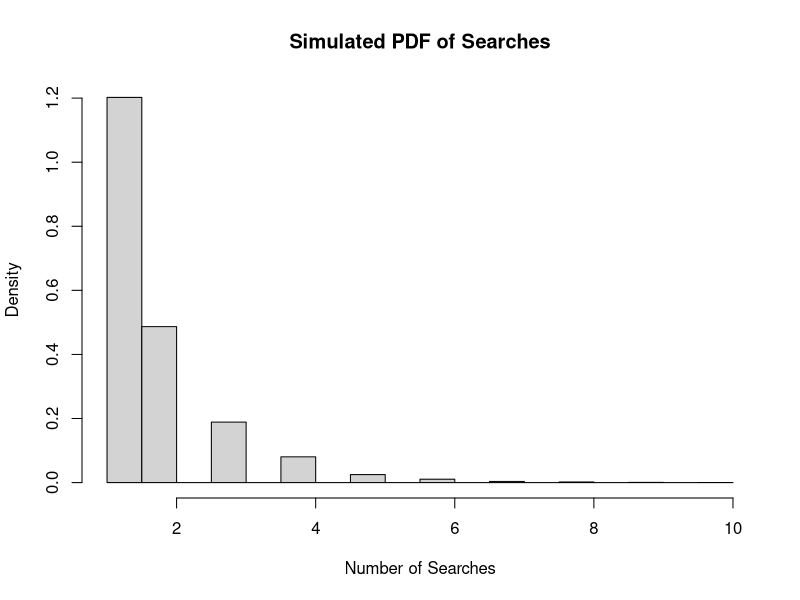
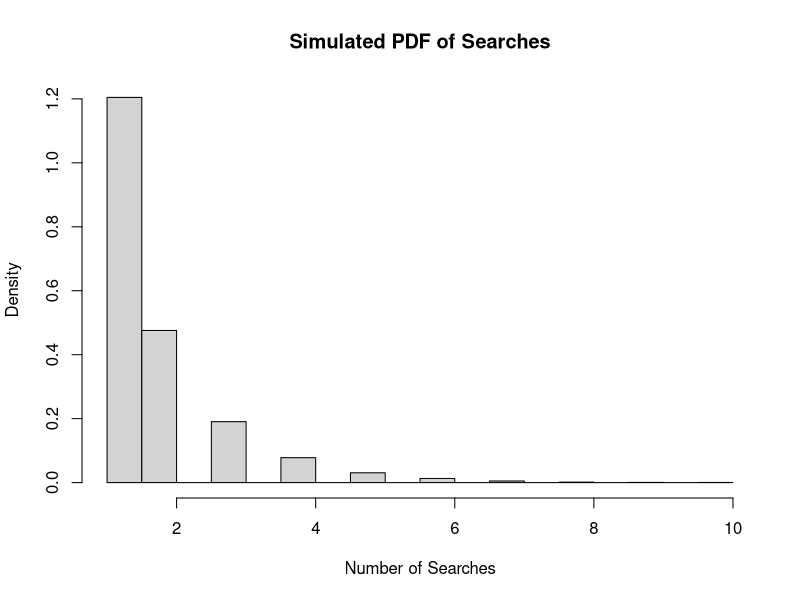
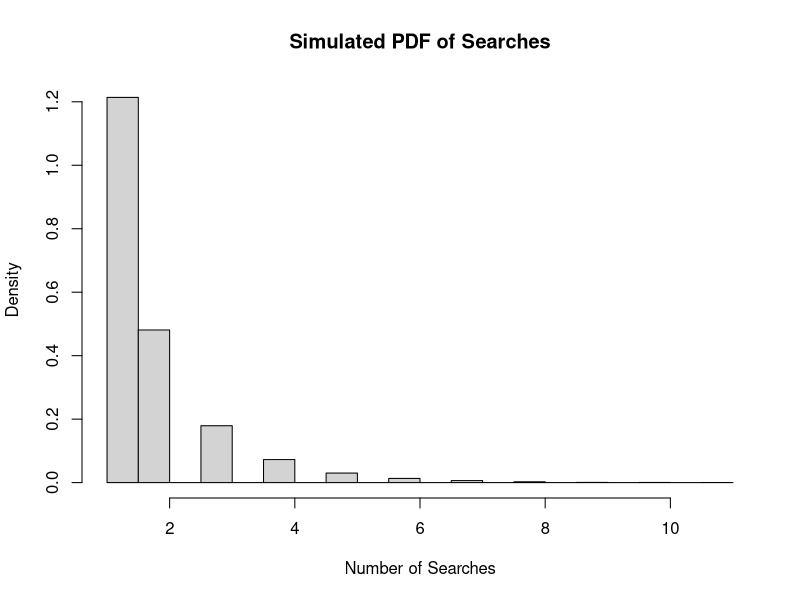
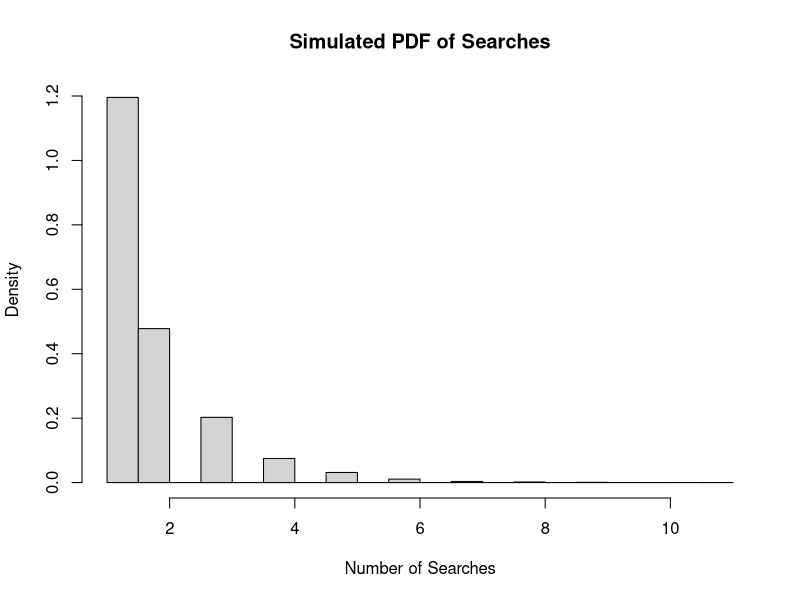

Generate these figures, in order, with R:
## ---- chunk 1
knitr::opts_chunk$set(echo = TRUE)
## ---- chunk 2
set.seed(123) # this will help us later for documenation to keep data avoid from repetition

p <- 0.6

simulate_search <- function(p, n_searches) {
  successes <- numeric()
  for (i in 1:10000) {
    search_count <- 0
    while (TRUE) {
      search_count <- search_count + 1
      if (runif(1) <= p) break 
    }
    successes[i] <- search_count
  }
  successes
}

search_results <- simulate_search(p, 10000)

hist(search_results, breaks = 30, freq = FALSE, main = "Simulated PDF of Searches", xlab = "Number of Searches")

mean_search <- mean(search_results)
var_search <- var(search_results)
cat("Mean of the simulated pdf:", mean_search, "\n")
cat("Variance of the simulated pdf:", var_search, "\n","\n")

search_results_conditional <- search_results[search_results > 3]

mean_conditional <- mean(search_results_conditional)
var_conditional <- var(search_results_conditional)
cat("Mean of the simulated pdf when 3 searches were unsuccesful:", mean_conditional, "\n")
cat("Variance of the simulated pdf when 3 searches were unsuccesful:", var_conditional, "\n","\n")

prob_X4_given_X3 <- sum(search_results == 4) / sum(search_results > 3)
prob_X1 <- sum(search_results == 1) / length(search_results)

prob_X5_given_X3 <- sum(search_results == 5) / sum(search_results > 3)
prob_X2 <- sum(search_results == 2) / length(search_results)
cat("Estimate of P(X=4 | X>3):", prob_X4_given_X3, "\n")
cat("Estimate of P(X=1):", prob_X1, "\n")
cat("Estimate of P(X=5 | X>3):", prob_X5_given_X3, "\n")
cat("Estimate of P(X=2):", prob_X2, "\n")

## ---- chunk 3
p <- 0.6

simulate_search <- function(p, n_searches) {
  successes <- numeric()
  for (i in 1:10000) {
    search_count <- 0
    while (TRUE) {
      search_count <- search_count + 1
      if (runif(1) <= p) break 
    }
    successes[i] <- search_count
  }
  successes
}

search_results <- simulate_search(p, 10000)

hist(search_results, breaks = 30, freq = FALSE, main = "Simulated PDF of Searches", xlab = "Number of Searches")

mean_search <- mean(search_results)
var_search <- var(search_results)
cat("Mean of the simulated pdf:", mean_search, "\n")
cat("Variance of the simulated pdf:", var_search, "\n","\n")

search_results_conditional <- search_results[search_results > 3]

mean_conditional <- mean(search_results_conditional)
var_conditional <- var(search_results_conditional)
cat("Mean of the simulated pdf when 3 searches were unsuccesful:", mean_conditional, "\n")
cat("Variance of the simulated pdf when 3 searches were unsuccesful:", var_conditional, "\n","\n")

prob_X4_given_X3 <- sum(search_results == 4) / sum(search_results > 3)
prob_X1 <- sum(search_results == 1) / length(search_results)

prob_X5_given_X3 <- sum(search_results == 5) / sum(search_results > 3)
prob_X2 <- sum(search_results == 2) / length(search_results)
cat("Estimate of P(X=4 | X>3):", prob_X4_given_X3, "\n")
cat("Estimate of P(X=1):", prob_X1, "\n")
cat("Estimate of P(X=5 | X>3):", prob_X5_given_X3, "\n")
cat("Estimate of P(X=2):", prob_X2, "\n")
## ---- chunk 4
p <- 0.6

simulate_search <- function(p, n_searches) {
  successes <- numeric()
  for (i in 1:10000) {
    search_count <- 0
    while (TRUE) {
      search_count <- search_count + 1
      if (runif(1) <= p) break 
    }
    successes[i] <- search_count
  }
  successes
}

search_results <- simulate_search(p, 10000)

hist(search_results, breaks = 30, freq = FALSE, main = "Simulated PDF of Searches", xlab = "Number of Searches")

mean_search <- mean(search_results)
var_search <- var(search_results)
cat("Mean of the simulated pdf:", mean_search, "\n")
cat("Variance of the simulated pdf:", var_search, "\n","\n")

search_results_conditional <- search_results[search_results > 3]

mean_conditional <- mean(search_results_conditional)
var_conditional <- var(search_results_conditional)
cat("Mean of the simulated pdf when 3 searches were unsuccesful:", mean_conditional, "\n")
cat("Variance of the simulated pdf when 3 searches were unsuccesful:", var_conditional, "\n","\n")

prob_X4_given_X3 <- sum(search_results == 4) / sum(search_results > 3)
prob_X1 <- sum(search_results == 1) / length(search_results)

prob_X5_given_X3 <- sum(search_results == 5) / sum(search_results > 3)
prob_X2 <- sum(search_results == 2) / length(search_results)
cat("Estimate of P(X=4 | X>3):", prob_X4_given_X3, "\n")
cat("Estimate of P(X=1):", prob_X1, "\n")
cat("Estimate of P(X=5 | X>3):", prob_X5_given_X3, "\n")
cat("Estimate of P(X=2):", prob_X2, "\n")
## ---- chunk 5
p <- 0.6

simulate_search <- function(p, n_searches) {
  successes <- numeric()
  for (i in 1:10000) {
    search_count <- 0
    while (TRUE) {
      search_count <- search_count + 1
      if (runif(1) <= p) break 
    }
    successes[i] <- search_count
  }
  successes
}

search_results <- simulate_search(p, 10000)

hist(search_results, breaks = 30, freq = FALSE, main = "Simulated PDF of Searches", xlab = "Number of Searches")

mean_search <- mean(search_results)
var_search <- var(search_results)
cat("Mean of the simulated pdf:", mean_search, "\n")
cat("Variance of the simulated pdf:", var_search, "\n","\n")

search_results_conditional <- search_results[search_results > 3]

mean_conditional <- mean(search_results_conditional)
var_conditional <- var(search_results_conditional)
cat("Mean of the simulated pdf when 3 searches were unsuccesful:", mean_conditional, "\n")
cat("Variance of the simulated pdf when 3 searches were unsuccesful:", var_conditional, "\n","\n")

prob_X4_given_X3 <- sum(search_results == 4) / sum(search_results > 3)
prob_X1 <- sum(search_results == 1) / length(search_results)

prob_X5_given_X3 <- sum(search_results == 5) / sum(search_results > 3)
prob_X2 <- sum(search_results == 2) / length(search_results)
cat("Estimate of P(X=4 | X>3):", prob_X4_given_X3, "\n")
cat("Estimate of P(X=1):", prob_X1, "\n")
cat("Estimate of P(X=5 | X>3):", prob_X5_given_X3, "\n")
cat("Estimate of P(X=2):", prob_X2, "\n")
